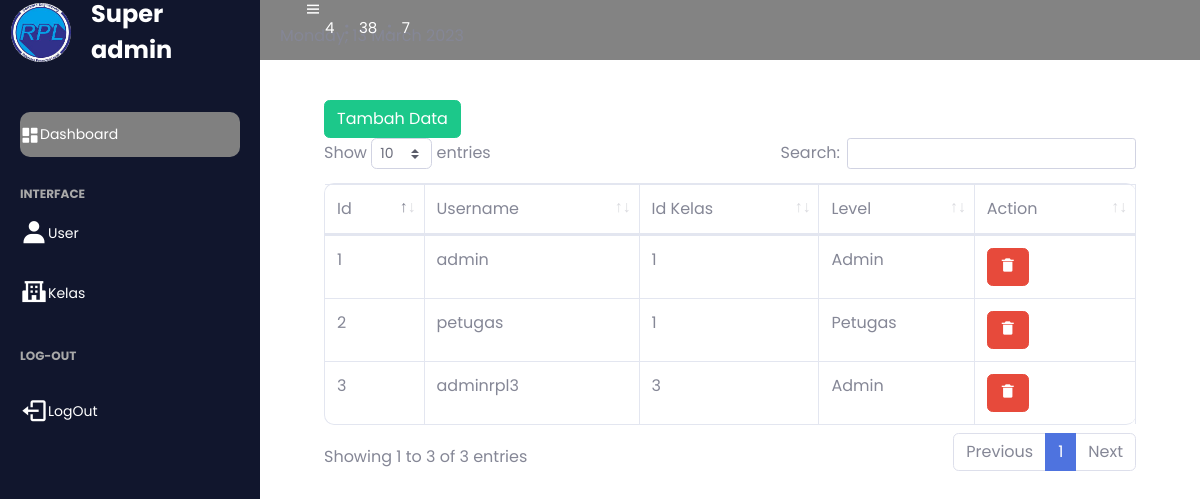
/admin_user/index.php?page=user, run on an earlier commit of the app's database.
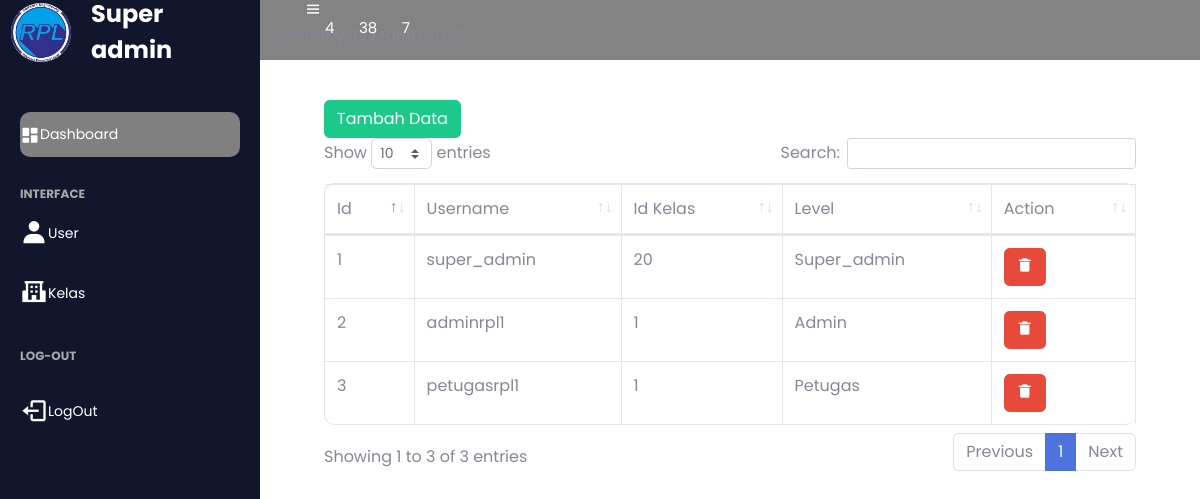
And on a later commit of the database.
### tables this page shows
CREATE TABLE `tb_user` (
  `id` int(11) NOT NULL,
  `username` varchar(15) NOT NULL,
  `password` varchar(255) NOT NULL,
  `id_kelas` int(11) NOT NULL,
  `level` enum('Super_admin','Admin','Petugas') NOT NULL
);

### admin_user/user.php (the view, shortened to what this page needs)
<?php
include "../bot.php";
include "../koneksi.php";
?>
<link href="vendor/fontawesome-free/css/all.min.css" rel="stylesheet" type="text/css">
<link href="css/sb-admin-2.min.css" rel="stylesheet">
<link href="vendor/datatables/dataTables.bootstrap4.min.css" rel="stylesheet">
    <div class="container-fluid mb-5">
        <div class="card-body">
            <div class="table-responsive">
            <button type="button" class="btn btn-success"><a href="?page=tambah-user" class="text-white">Tambah Data</a></button>
                <table class="table table-bordered mb-5" id="dataTable" width="100%" cellspacing="0">
                    <thead>
                        <tr>
                            <td>Id</td>
                            <td>Username</td>
                            <td>Id Kelas</td>
                            <td>Level</td>
                            <td>Action</td>
                        </tr>
                    </thead>
                    <tbody>
                        <?php
                        $query = "SELECT * FROM tb_user";
                        $result= $conn->query($query);
                        $no= 1;
                        while ($data = $result->fetch_assoc()){
                        ?>
                        <tr>
                            <td><?php echo $no++;?></td>
                            <td><?php echo $data["username"] ?></td>
                            <td><?php echo $data["id_kelas"] ?></td>
                            <td><?php echo $data["level"] ?></td>
                            <td>
                           <button class="btn btn-danger" type="button" value="" data-bs-toggle="modal" data-bs-target="#exampleModal<?php echo $data['username'];?>"><i class='bx bxs-trash-alt' ></i></button>
                        </tr>
                        <?php
                        }
                        ?>
                    </tbody>
                </table>
            </div>
        </div>
    </div>
</section>
<?php
include "../footer.php";
?>

### bot.php (shortened to what this page needs)
<!doctype html>
<html lang="en">
  <head>
    <link href="https://cdn.jsdelivr.net/npm/bootstrap@5.2.3/dist/css/bootstrap.min.css" rel="stylesheet">
    <link href='https://unpkg.com/boxicons@2.1.4/css/boxicons.min.css' rel='stylesheet'>
</head>
<body>

### admin_user/index.php (shortened to what this page needs)
<?php
include "../bot.php";
include "../koneksi.php";
?>
<link rel="stylesheet" href="../patch/style.css">
<section id="sidebar">
        <a href="#" class="brand mt-2">
            <img class="img-fluid rounded-circle " src="../img/logo.jpg" alt="" width="60px" height="60px">
            <p>Super admin</p>
        </a>
        <ul class="side-menu navbar-nav">
            <li class="nav-item"><a href="?page=home" class="active nav-link"><i class='bx bxs-dashboard nav-item fs-5'></i><span>Dashboard</span></a></li>
            <li class="divider" data-text="interface">Interface</li>
            <li><a href="?page=user"><i class='bx bxs-user fs-3'></i> <span>User</span></a></li>
            <li><a href="?page=kelas"><i class='bx bxs-school fs-3'></i> <span>Kelas</span></a></li>
            <li class="divider" data-text="log-out">Log-out</li>
            <li><a href="../logout.php"><i class='bx bx-log-out fs-3 py-3'></i><span>LogOut</span></a></li>
        </ul><br>
    </section>
    <section id="content" style="height:1000px">
        <nav>
            <div class="container-fluid">
                <i class='bx bx-menu toggle-sidebar'></i>
            </div>
            <div class="jam-digital-malasngoding">
                    <div class="kotak">
                        <p id="jam"> </p>
                    </div>
                    <div class="kotak">
                    <b>:</b>
                    </div>
                    <div class="kotak">
                        <p id="menit"></p>
                    </div>
                    <div class="kotak">
                    <b>:</b>
                    </div>
                    <div class="kotak">
                        <p id="detik"></p>
                    </div>
                </div>
                <center">
                <?php
                print date('l, d F Y');
                ?>
        </nav>
    <main>
<?php
if (isset($_GET['page'])) {
    $page = $_GET['page'];
    switch ($page) {
        case 'user':
            include "user.php";
            break;
    }
}else {
    include "home.php";
    include "../footer.php";
}
?>

### footer.php (shortened to what this page needs)
  </body>
</html>

### patch/style.css (style rules this page uses)
* { font-family: 'poppins', sans-serif; margin: 0; padding: 0; box-sizing: border-box; }
body { background-color: #b3b3b3; font-family: 'poppins',sans-serif; }
html { overflow: hidden; }
nav { background:#838383 ; height: 60px; padding: 0 20px; display: flex; align-items: center; grid-gap: 28px; position: sticky; top: 0; left: 0; z-index: 100; box-shadow: #D0E4FF; }
nav .toggle-sidebar { font-size: 18px; cursor: pointer; }
nav .bx-menu { color: #fff; }
.jam-digital-malasngoding { left: 50px; top: 2px; overflow: hidden; padding: 10px; position: absolute; }
.kotak { align-items: center; float: left; padding: 5px; }
.jam-digital-malasngoding p { color: #fff; float: right; font-size: 15px; text-align: center; }
#sidebar { position: fixed; max-width: 260px; width: 100%; background: #11162D ; top:0; left: 0; height:100% ; overflow-y: auto; scrollbar-width: none; transition: all .3s ease; z-index: 200; color: #fff; }
#sidebar a img { margin-top:-15px ; }
#sidebar .brand { font-size: 24px; display: flex; align-items: center; height: 64px; font-weight: 700; color: #fff; position: sticky; top: 0; left: 0; z-index: 100; background: #11162D; transition: all .3s ease; padding: 0 11px; text-decoration: none; }
#sidebar .brand p { padding-left: 20px; }
#sidebar .side-menu { margin: 36px 0; padding: 0 20px ; transition: all .3s ease ; }
#sidebar .side-menu a { display: flex; align-items: center; font-size: 14px; color: white ; padding: 12px 16px 12px 0; transition: all .3s ease; margin:4px 0; white-space: nowrap; text-decoration: none; }
#sidebar .side-menu > li > a.active, #sidebar .side-menu a.active:hover { background:grey; color: white; border-radius: 10px; }
#sidebar .divider { margin-top: 24px; font-size: 12px; text-transform: uppercase; font-weight: 700; color: darkgray; transition: all .3s ease; white-space: nowrap; }
#content { position: absolute; width: calc(100% - 260px); left: 260px; transition: all .3s ease; }
main { width: 100%; padding: 20px 20px 20px 20px; overflow-y: scroll; height: 100vh; }
.table { border-radius: 10px; }

What changed in the data, as far as the page shows it:
removed tb_user: username "admin", id_kelas "1", level "Admin"
removed tb_user: username "petugas", id_kelas "1", level "Petugas"
removed tb_user: username "adminrpl3", id_kelas "3", level "Admin"
added tb_user: username "super_admin", id_kelas "20", level "Super_admin"
added tb_user: username "adminrpl1", id_kelas "1", level "Admin"
added tb_user: username "petugasrpl1", id_kelas "1", level "Petugas"
